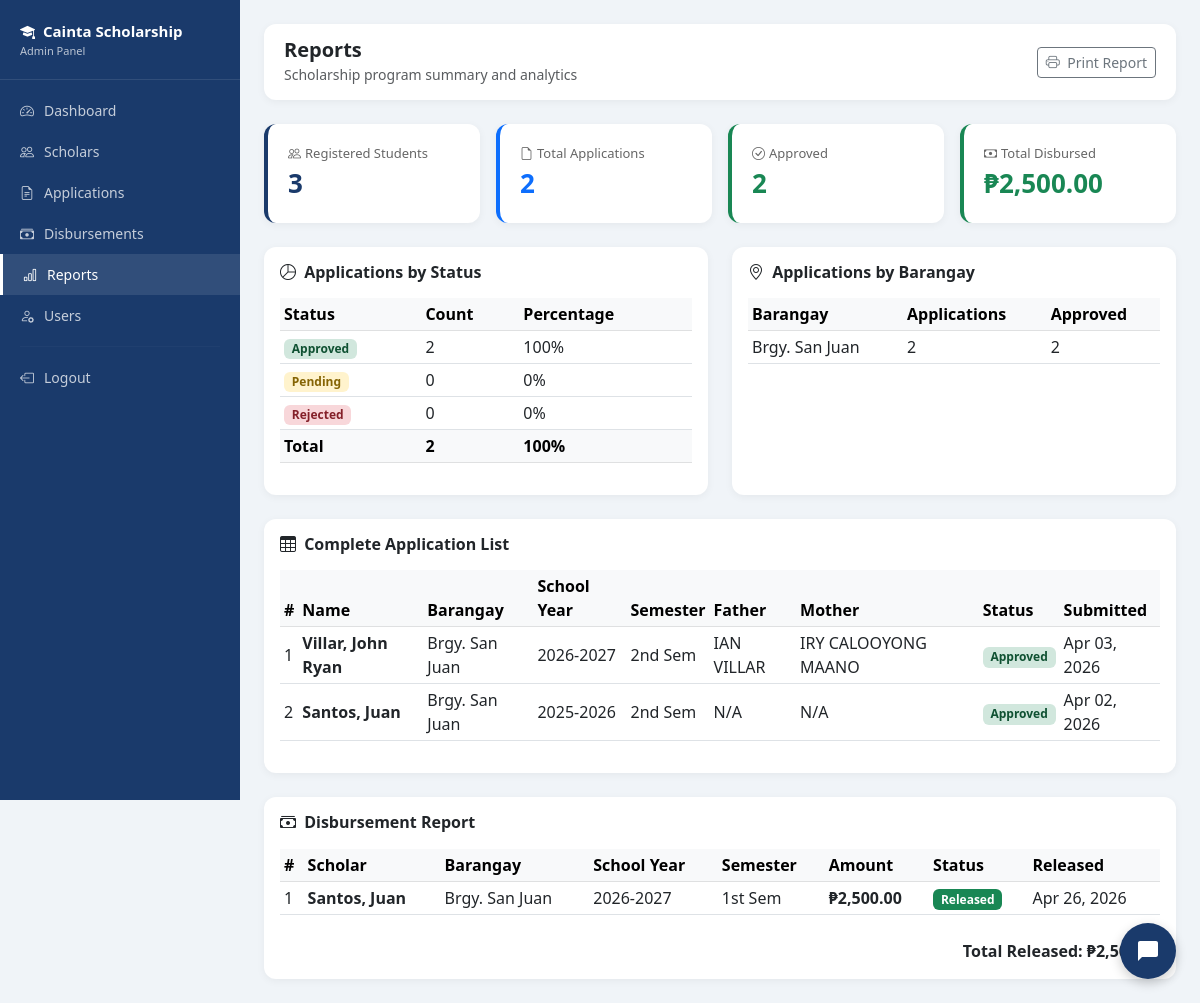
The app's page /admin/reports.php (signed in), older data.
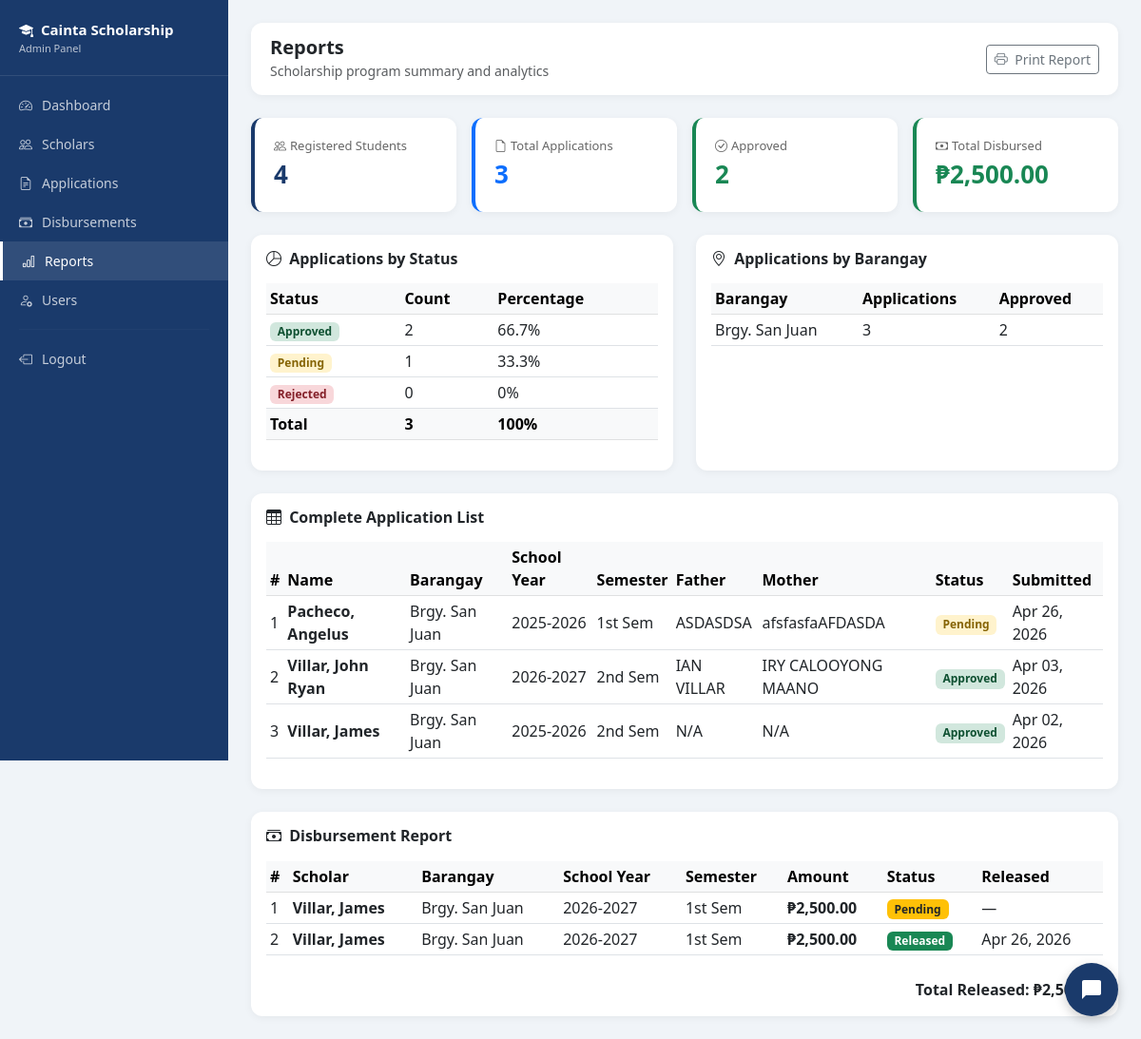
The same page, newer data.
### tables this page shows
CREATE TABLE `applications` (
  `application_id` int(11) NOT NULL,
  `scholar_id` int(11) NOT NULL,
  `school_year` varchar(20) DEFAULT NULL,
  `semester` enum('1st','2nd') DEFAULT NULL,
  `gwa` decimal(4,2) DEFAULT NULL,
  `monthly_income` decimal(10,2) DEFAULT NULL,
  `status` enum('pending','for_review','approved','rejected','incomplete') DEFAULT 'pending',
  `remarks` text DEFAULT NULL,
  `submitted_at` timestamp NOT NULL DEFAULT current_timestamp(),
  `father_name` varchar(100) DEFAULT NULL,
  `father_occupation` varchar(100) DEFAULT NULL,
  `mother_name` varchar(100) DEFAULT NULL,
  `mother_occupation` varchar(100) DEFAULT NULL
);

CREATE TABLE `students` (
  `student_id` int(11) NOT NULL,
  `first_name` varchar(50) NOT NULL,
  `last_name` varchar(50) NOT NULL,
  `middle_name` varchar(50) DEFAULT NULL,
  `email` varchar(100) NOT NULL,
  `password` varchar(255) NOT NULL,
  `contact_no` varchar(20) DEFAULT NULL,
  `address` text DEFAULT NULL,
  `barangay` varchar(100) DEFAULT NULL,
  `birthdate` date DEFAULT NULL,
  `gender` enum('Male','Female') DEFAULT NULL,
  `is_active` tinyint(4) DEFAULT 1,
  `created_at` timestamp NOT NULL DEFAULT current_timestamp(),
  `is_archived` tinyint(4) DEFAULT 0,
  `archived_at` timestamp NULL DEFAULT NULL,
  `archive_reason` varchar(255) DEFAULT NULL
);

CREATE TABLE `disbursements` (
  `disbursement_id` int(11) NOT NULL,
  `scholar_id` int(11) NOT NULL,
  `school_year` varchar(20) DEFAULT NULL,
  `semester` enum('1st','2nd') DEFAULT NULL,
  `amount` decimal(10,2) DEFAULT NULL,
  `status` enum('pending','released') DEFAULT 'pending',
  `released_by` int(11) DEFAULT NULL,
  `released_at` timestamp NULL DEFAULT NULL,
  `created_at` timestamp NOT NULL DEFAULT current_timestamp()
);

### admin/reports.php (the view, shortened to what the changed rows need)
<?php
require_once '../includes/db.php';
$total_students = $pdo->query("SELECT COUNT(*) FROM students")->fetchColumn();
$total_applications = $pdo->query("SELECT COUNT(*) FROM applications")->fetchColumn();
$approved = $pdo->query("SELECT COUNT(*) FROM applications WHERE status='approved'")->fetchColumn();
$pending = $pdo->query("SELECT COUNT(*) FROM applications WHERE status='pending'")->fetchColumn();
$by_barangay = $pdo->query("
    SELECT s.barangay, COUNT(*) as total,
    SUM(CASE WHEN a.status='approved' THEN 1 ELSE 0 END) as approved
    FROM applications a
    JOIN students s ON a.scholar_id = s.student_id
    GROUP BY s.barangay
    ORDER BY total DESC
")->fetchAll();
$disbursements = $pdo->query("
    SELECT d.*, s.first_name, s.last_name, s.barangay
    FROM disbursements d
    LEFT JOIN students s ON d.scholar_id = s.student_id
    ORDER BY d.created_at DESC
    LIMIT 10
")->fetchAll();
$all_apps = $pdo->query("
    SELECT a.*, s.first_name, s.last_name, s.barangay, s.email, s.contact_no
    FROM applications a
    JOIN students s ON a.scholar_id = s.student_id
    ORDER BY a.submitted_at DESC
")->fetchAll();
?>
<!DOCTYPE html>
<html lang="en">
<head>
    <link href="https://cdn.jsdelivr.net/npm/bootstrap@5.3.0/dist/css/bootstrap.min.css" rel="stylesheet">
    <link href="https://cdn.jsdelivr.net/npm/bootstrap-icons@1.10.0/font/bootstrap-icons.css" rel="stylesheet">
</head>
<body>
<div class="main-content">
    <div class="row g-3 mb-4">
        <div class="col-md-3">
            <div class="stat-card" style="border-color: #1A3A6B;">
                <div style="font-size:13px; color:#666;"><i class="bi bi-people me-1"></i>Registered Students</div>
                <div style="font-size:26px; font-weight:700; color:#1A3A6B;"><?= $total_students ?></div>
            </div>
        </div>
        <div class="col-md-3">
            <div class="stat-card" style="border-color: #0d6efd;">
                <div style="font-size:13px; color:#666;"><i class="bi bi-file-earmark me-1"></i>Total Applications</div>
                <div style="font-size:26px; font-weight:700; color:#0d6efd;"><?= $total_applications ?></div>
            </div>
        </div>
    </div>
    <div class="row g-4 mb-4">
        <div class="col-md-6">
            <div class="card h-100">
                <div class="card-body">
                    <table class="table table-sm">
                        <thead class="table-light">
                            <tr><th>Status</th><th>Count</th><th>Percentage</th></tr>
                        </thead>
                        <tbody>
                            <tr>
                                <td><span class="badge badge-approved">Approved</span></td>
                                <td><?= $approved ?></td>
                                <td><?= $total_applications > 0 ? round(($approved/$total_applications)*100, 1) : 0 ?>%</td>
                            </tr>
                            <tr>
                                <td><span class="badge badge-pending">Pending</span></td>
                                <td><?= $pending ?></td>
                                <td><?= $total_applications > 0 ? round(($pending/$total_applications)*100, 1) : 0 ?>%</td>
                            </tr>
                            <tr class="table-light fw-bold">
                                <td>Total</td>
                                <td><?= $total_applications ?></td>
                                <td>100%</td>
                            </tr>
                        </tbody>
                    </table>
                </div>
            </div>
        </div>
        <div class="col-md-6">
            <div class="card h-100">
                <div class="card-body">
                    <?php if(empty($by_barangay)): ?>
                    <p class="text-muted text-center py-3">No data available.</p>
                    <?php else: ?>
                    <table class="table table-sm">
                        <thead class="table-light">
                            <tr><th>Barangay</th><th>Applications</th><th>Approved</th></tr>
                        </thead>
                        <tbody>
                            <?php foreach($by_barangay as $b): ?>
                            <tr>
                                <td><?= htmlspecialchars($b['barangay']) ?></td>
                                <td><?= $b['total'] ?></td>
                                <td><?= $b['approved'] ?></td>
                            </tr>
                            <?php endforeach; ?>
                        </tbody>
                    </table>
                    <?php endif; ?>
                </div>
            </div>
        </div>
    </div>
    <div class="card mb-4">
        <div class="card-body">
            <div class="table-responsive">
                <table class="table table-sm table-hover align-middle">
                    <thead class="table-light">
                        <tr>
                            <th>#</th><th>Name</th><th>Barangay</th><th>School Year</th>
                            <th>Semester</th><th>Father</th><th>Mother</th><th>Status</th><th>Submitted</th>
                        </tr>
                    </thead>
                    <tbody>
                        <?php if(empty($all_apps)): ?>
                        <tr><td colspan="9" class="text-center text-muted py-3">No applications yet.</td></tr>
                        <?php else: ?>
                        <?php foreach($all_apps as $i => $app): ?>
                        <tr>
                            <td><?= $i + 1 ?></td>
                            <td><strong><?= htmlspecialchars($app['last_name'] . ', ' . $app['first_name']) ?></strong></td>
                            <td><?= htmlspecialchars($app['barangay']) ?></td>
                            <td><?= $app['school_year'] ?></td>
                            <td><?= $app['semester'] ?> Sem</td>
                            <td><?= htmlspecialchars($app['father_name'] ?? 'N/A') ?></td>
                            <td><?= htmlspecialchars($app['mother_name'] ?? 'N/A') ?></td>
                            <td><span class="badge badge-<?= $app['status'] ?>"><?= ucfirst(str_replace('_', ' ', $app['status'])) ?></span></td>
                            <td><?= date('M d, Y', strtotime($app['submitted_at'])) ?></td>
                        </tr>
                        <?php endforeach; ?>
                        <?php endif; ?>
                    </tbody>
                </table>
            </div>
        </div>
    </div>
    <div class="card">
        <div class="card-body">
            <div class="table-responsive">
                <table class="table table-sm table-hover align-middle">
                    <thead class="table-light">
                        <tr>
                            <th>#</th><th>Scholar</th><th>Barangay</th><th>School Year</th>
                            <th>Semester</th><th>Amount</th><th>Status</th><th>Released</th>
                        </tr>
                    </thead>
                    <tbody>
                        <?php if(empty($disbursements)): ?>
                        <tr><td colspan="8" class="text-center text-muted py-3">No disbursements yet.</td></tr>
                        <?php else: ?>
                        <?php foreach($disbursements as $i => $d): ?>
                        <tr>
                            <td><?= $i + 1 ?></td>
                            <td><strong><?= htmlspecialchars($d['last_name'] . ', ' . $d['first_name']) ?></strong></td>
                            <td><?= htmlspecialchars($d['barangay']) ?></td>
                            <td><?= $d['school_year'] ?></td>
                            <td><?= $d['semester'] ?> Sem</td>
                            <td><strong>₱<?= number_format($d['amount'], 2) ?></strong></td>
                            <td>
                                <span class="badge <?= $d['status']=='released' ? 'bg-success' : 'bg-warning text-dark' ?>">
                                    <?= ucfirst($d['status']) ?>
                                </span>
                            </td>
                            <td><?= $d['released_at'] ? date('M d, Y', strtotime($d['released_at'])) : '—' ?></td>
                        </tr>
                        <?php endforeach; ?>
                        <?php endif; ?>
                    </tbody>
                </table>
            </div>
        </div>
    </div>
</div>
</body>
</html>

Row changes from the older to the newer data that the page shows:
added applications: students.last_name+first_name "Pacheco, Angelus", students.barangay "Brgy. San Juan", school_year "2025-2026", semester "1st", father_name "ASDASDSA", mother_name "afsfasfaAFDASDA", status "Pending", submitted_at "Apr 26, 2026"
changed through a linked row, applications: students.last_name+first_name "Santos, Juan" → "Villar, James"
added disbursements: students.last_name+first_name "Villar, James", students.barangay "Brgy. San Juan", school_year "2026-2027", semester "1st", amount "2,500.00", status "Pending"
changed through a linked row, disbursements "Apr 26, 2026": students.last_name+first_name "Santos, Juan" → "Villar, James"
Text that changed along with them:
$total_students: "3" → "4"
$total_applications: "2" → "3"
$pending: "0" → "1"
text no longer shown: "100 0"
text now shown: "66.7 33.3"
new list line: "Brgy. San Juan 3 2"
list line gone: "Brgy. San Juan 2 2"
